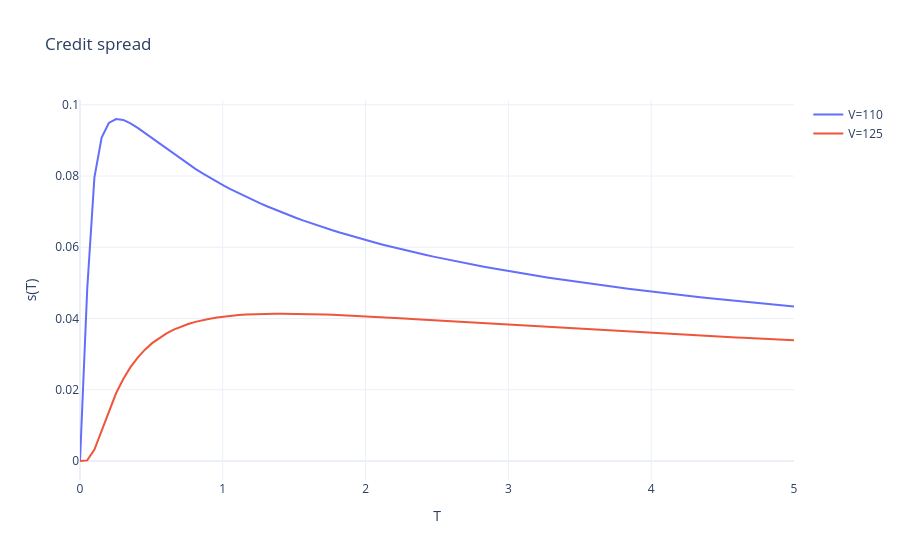

The notebook cell this image was saved under:
### Code cell
fig = plot_function_vs_param(
    merton.credit_spread,
    x_param="T",
    x_values=np.linspace(0, 5, 100),
    base_params={
        "D": 100,
        "r": 0.02,
        "sigma_V": 0.3
    },
    y_title="s(T)",
    varying_param="V",
    varying_values=[110, 125],
    title="Credit spread"
)

fig.show()
